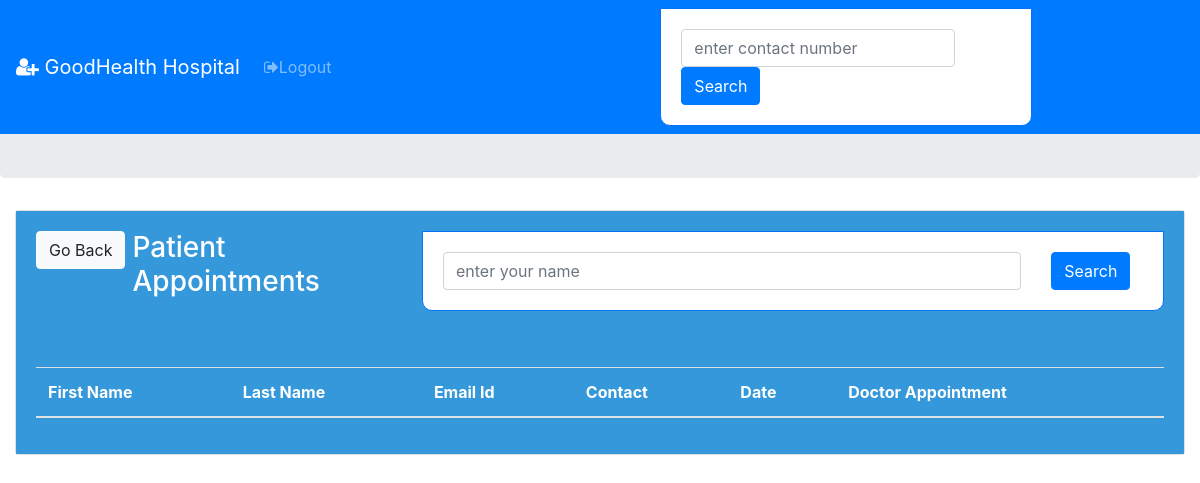
Page /admin/appointments.php on the earlier database version.
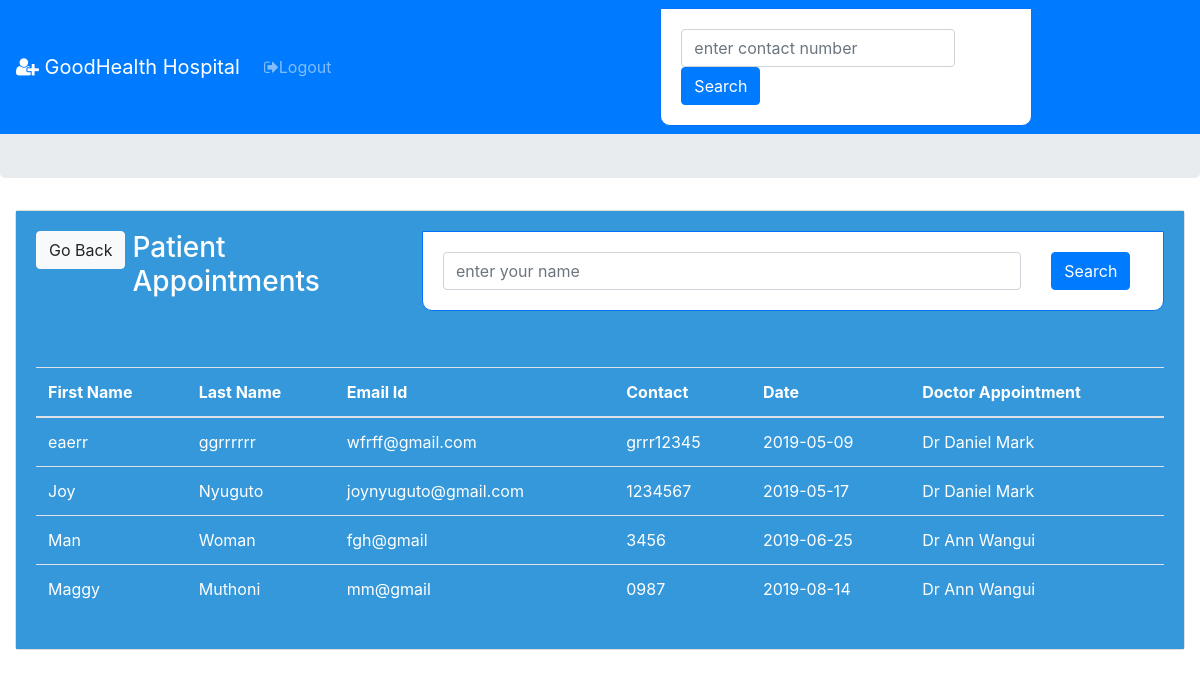
Same page on the later database version.
### tables this page shows
CREATE TABLE `appointment` (
  `id` int(11) NOT NULL,
  `fname` varchar(50) NOT NULL,
  `lname` varchar(50) NOT NULL,
  `email` varchar(50) NOT NULL,
  `contact` varchar(50) NOT NULL,
  `date` varchar(100) NOT NULL,
  `docapp` varchar(100) NOT NULL
);

### admin/func.php (the view, shortened to what this page needs)
<?php
$db = mysqli_connect('localhost', 'root', '', 'hospital mgt sys');
function get_patient_appointments(){
	global $db;
	$query="select * from appointment";
	$result=mysqli_query($db,$query);
	while($row=mysqli_fetch_array($result)){
	$fname=$row['fname'];
	$lname=$row['lname'];
	$email=$row['email'];
	$contact=$row['contact'];
	$date=$row['date'];
	$docapp=$row ['docapp'];
	echo " <tr>
             <td>$fname</td>
             <td>$lname</td>
             <td>$email</td>
             <td>$contact</td>
             <td>$date</td>
             <td>$docapp</td>
           </tr>
          ";
	}
}
?>

### admin/appointments.php (shortened to what this page needs)
<?php include('func.php') ?>
<!DOCTYPE html>
<html lang="en">
  <head>
    <link rel="stylesheet" type="text/css" href="font-awesome-4.7.0/css/font-awesome.min.css">
    <link rel="stylesheet" href="style.css">
    <link rel="stylesheet" href="https://maxcdn.bootstrapcdn.com/bootstrap/4.0.0-beta/css/bootstrap.min.css">
<nav class="navbar navbar-expand-lg navbar-dark bg-primary fixed-top">
  <a class="navbar-brand" href="#"><i class="fa fa-user-plus" aria-hidden="true"></i> GoodHealth Hospital</a>
  <div class="collapse navbar-collapse" id="navbarSupportedContent">
     <ul class="navbar-nav mr-auto">
       <li class="nav-item">
        <a class="nav-link"  href="logout.php"><i class="fa fa-sign-out" aria-hidden="true"></i>Logout</a>
      </li>
       <li class="nav-item">
        <a class="nav-link" href="#"></a>
      </li>
    </ul>
    <form class="form-inline my-2 my-lg-0" style="width:40%;" method="post" action="search.php">
      <input class="form-control mr-sm-2"  type="text" placeholder="enter contact number" aria-label="Search" name="contact">
      <input type="submit" class="btn btn-primary" id="inputbtn" name="search_submit" value="Search">
    </form>
  </div>
</nav>
  </head>
  <body style="padding-top:50px;">
  <div class="container-fluid" style="margin-top:10px;">
    <div class='card'>
      <div class="card-body"style="background-color:#3498DB;color: #ffffff;">
        <div class="row">
          <div class="col-md-1">
            <a href="home.php"class="btn btn-light">Go Back</a>
           </div>
            <div class="col-md-3">
              <h3>Patient Appointments</h3>
            </div>
            <div class="col-md-8">
              <form class="form-group"action="appointments_search.php"method="post">
                <div class="row">
                <div class="col-md-10"><input type="text" name="search" class="form-control "placeholder="enter your name"></div>
                <div class="col-md-2"><input type="submit" name="appointments_search_submit"class="btn btn-primary"value="Search"></div></div>
              </form>
            </div>
        </div>
      </div>
      <div class="card-body"style="background-color:#3498DB;color: #ffffff;">
       <table class="table table-hover">
         <thead>
           <tr>
             <th>First Name</th>
             <th>Last Name</th>
             <th>Email Id</th>
             <th>Contact</th>
             <th>Date</th>
              <th>Doctor Appointment</th>
           </tr>
         </thead>
         <tbody>
          <?php get_patient_appointments(); ?>
         </tbody>
       </table>
      </div>
    </div>
  </div>
  </body>
</html>

### style.css (style rules this page uses)
* { margin: 0px; padding: 0px; }
body { font-size: 120%; background: #F8F8FF; }
form, .content { width: 100%; margin: 0px auto; padding: 20px; border: 1px solid #0473f9; background: white; border-radius: 0px 0px 10px 10px; }
.btn { padding: 10px; font-size: 15px; color: white; background: #0473f9; border: none; border-radius: 5px; }

Differences in the rows shown:
added appointment: fname "eaerr", lname "ggrrrrrr", email "wfrff@gmail.com", contact "grrr12345", date "2019-05-09", docapp "Dr Daniel Mark"
added appointment: fname "Joy", lname "Nyuguto", email "joynyuguto@gmail.com", contact "1234567", date "2019-05-17", docapp "Dr Daniel Mark"
added appointment: fname "Man", lname "Woman", email "fgh@gmail", contact "3456", date "2019-06-25", docapp "Dr Ann Wangui"
added appointment: fname "Maggy", lname "Muthoni", email "mm@gmail", contact "0987", date "2019-08-14", docapp "Dr Ann Wangui"
